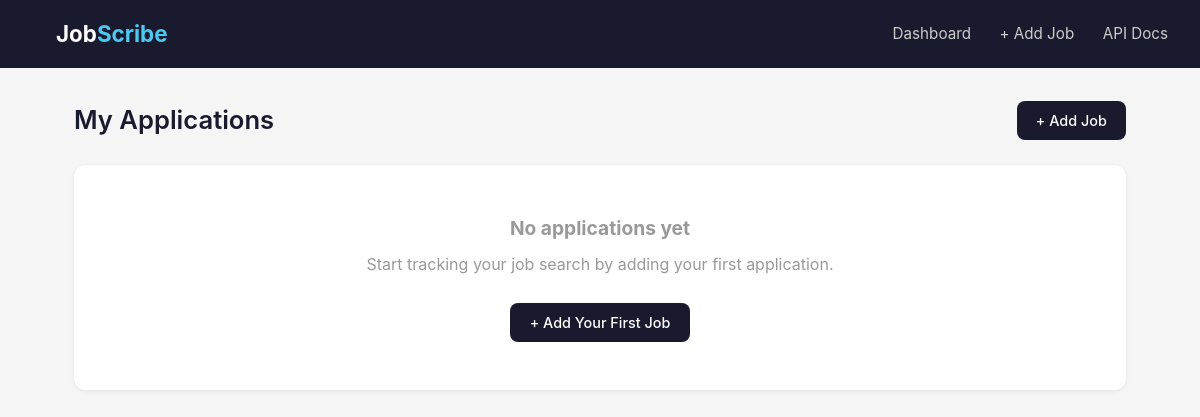
Before: / with the older database file.
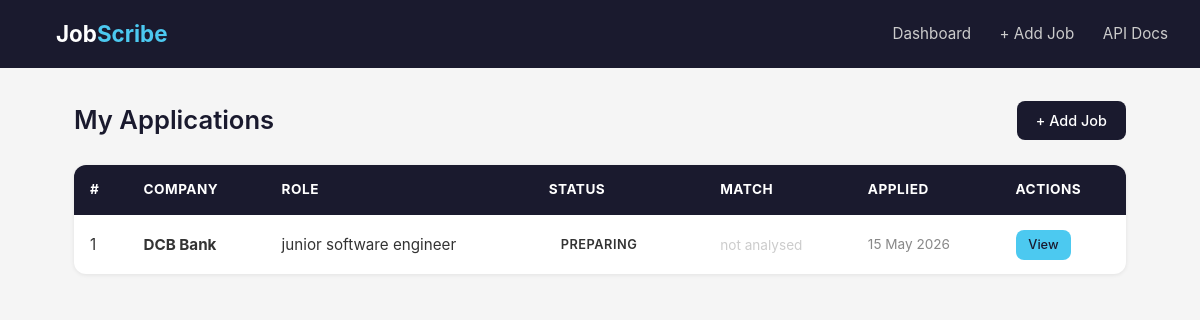
After: the same page with the newer database file.
### app/models.py (models this page shows)
class Job(Base):
    __tablename__ = "jobs"
    id              = Column(Integer, primary_key=True, index=True)
    company         = Column(String(100), nullable=False)
    role            = Column(String(100), nullable=False)
    status          = Column(String(20), default="interested")  # V2: starts as interested
    job_url         = Column(String(500), nullable=True)
    jd_text         = Column(Text, nullable=True)
    resume_path     = Column(String(500), nullable=True)
    analysis        = Column(Text, nullable=True)               # V1 skill gap analysis
    notes           = Column(String(500), nullable=True)
    readiness_score = Column(Integer, nullable=True)            # V2: latest readiness %
    applied_at      = Column(DateTime, default=datetime.utcnow)
    assessments      = relationship("ReadinessAssessment", back_populates="job",
                                    cascade="all, delete-orphan")
    roadmap          = relationship("PrepRoadmap", back_populates="job",
                                    uselist=False, cascade="all, delete-orphan")
    questions        = relationship("InterviewQuestion", back_populates="job",
                                    cascade="all, delete-orphan")

### app/main.py (the view)
@app.get("/", response_class=HTMLResponse)
def dashboard(request: Request):
    db = SessionLocal()
    try:
        all_jobs = db.query(Job).order_by(Job.applied_at.desc()).all()
    finally:
        db.close()
    return templates.TemplateResponse(
        request=request,
        name="dashboard.html",
        context={"jobs": all_jobs}
    )

### templates/dashboard.html
{% extends "base.html" %}
{% block content %}
<div style="display:flex; justify-content:space-between; align-items:center; margin-bottom:1.5rem;">
    <h1 class="page-title" style="margin-bottom:0;">My Applications</h1>
    <a href="/add-job" class="btn btn-primary">+ Add Job</a>
</div>
{% if jobs %}
<table>
    <thead>
        <tr>
            <th>#</th>
            <th>Company</th>
            <th>Role</th>
            <th>Status</th>
            <th>Match</th>
            <th>Applied</th>
            <th>Actions</th>
        </tr>
    </thead>
    <tbody>
        {% for job in jobs %}
        <tr>
            <td>{{ job.id }}</td>
            <td><strong>{{ job.company }}</strong></td>
            <td>{{ job.role }}</td>
            <td>
                <span class="badge badge-{{ job.status }}">
                    {{ job.status }}
                </span>
            </td>
            <td>
                {% if job.analysis %}
                    {% set analysis = job.analysis | fromjson %}
                    <div style="display:flex; align-items:center; gap:0.5rem;">
                        <div class="score-bar-track" style="width:80px;">
                            <div class="score-bar-fill"
                                 style="width:{{ analysis.match_score }}%">
                            </div>
                        </div>
                        <span style="font-size:0.85rem; font-weight:600;">
                            {{ analysis.match_score }}%
                        </span>
                    </div>
                {% else %}
                    <span style="color:#ccc; font-size:0.85rem;">not analysed</span>
                {% endif %}
            </td>
            <td style="color:#888; font-size:0.85rem;">
                {{ job.applied_at.strftime('%d %b %Y') }}
            </td>
            <td>
                <a href="/jobs/{{ job.id }}/detail" class="btn btn-blue"
                   style="font-size:0.8rem; padding:0.3rem 0.8rem;">
                    View
                </a>
            </td>
        </tr>
        {% endfor %}
    </tbody>
</table>
{% else %}
<div class="empty-state card">
    <h3>No applications yet</h3>
    <p>Start tracking your job search by adding your first application.</p>
    <br>
    <a href="/add-job" class="btn btn-primary">+ Add Your First Job</a>
</div>
{% endif %}
{% endblock %}

### templates/base.html (shortened to what this page needs)
<!DOCTYPE html>
<html lang="en">
<head>
</head>
<body>
    <nav>
        <a href="/" class="brand">Job<span>Scribe</span></a>
        <div>
            <a href="/">Dashboard</a>
            <a href="/add-job">+ Add Job</a>
            <a href="/docs">API Docs</a>
        </div>
    </nav>
    <div class="container">
        {% block content %}{% endblock %}
    </div>
</body>
</html>

### templates/base.html (style rules this page uses)
* { margin: 0; padding: 0; box-sizing: border-box; }
body { font-family: -apple-system, BlinkMacSystemFont, 'Segoe UI', sans-serif; background: #f5f5f5; color: #333; line-height: 1.6; }
nav { background: #1a1a2e; padding: 1rem 2rem; display: flex; align-items: center; justify-content: space-between; }
nav .brand { color: #fff; font-size: 1.4rem; font-weight: 700; text-decoration: none; }
nav .brand span { color: #4cc9f0; }
nav a { color: #ccc; text-decoration: none; margin-left: 1.5rem; font-size: 0.95rem; transition: color 0.2s; }
.container { max-width: 1100px; margin: 2rem auto; padding: 0 1.5rem; }
.page-title { font-size: 1.6rem; font-weight: 600; margin-bottom: 1.5rem; color: #1a1a2e; }
.badge { display: inline-block; padding: 0.25rem 0.75rem; border-radius: 20px; font-size: 0.8rem; font-weight: 600; text-transform: uppercase; letter-spacing: 0.5px; }
.btn { display: inline-block; padding: 0.5rem 1.2rem; border-radius: 8px; font-size: 0.9rem; font-weight: 500; cursor: pointer; text-decoration: none; border: none; transition: opacity 0.2s; }
.btn-primary { background: #1a1a2e; color: #fff; }
.btn-blue { background: #4cc9f0; color: #1a1a2e; }
table { width: 100%; border-collapse: collapse; background: #fff; border-radius: 12px; overflow: hidden; box-shadow: 0 1px 4px rgba(0,0,0,0.08); }
th { background: #1a1a2e; color: #fff; padding: 0.9rem 1rem; text-align: left; font-size: 0.85rem; text-transform: uppercase; letter-spacing: 0.5px; }
td { padding: 0.9rem 1rem; border-bottom: 1px solid #f0f0f0; font-size: 0.95rem; }
tr:last-child td { border-bottom: none; }

Changed rows visible on the page:
added Job: id "1", company "DCB Bank", role "junior software engineer", status "PREPARING", shows "not analysed", applied_at "15 May 2026"
Other visible differences:
text no longer shown: "No applications yet Start tracking your job search by adding your first application. + Add Your First Job"
text now shown: "# COMPANY ROLE STATUS MATCH APPLIED ACTIONS"
